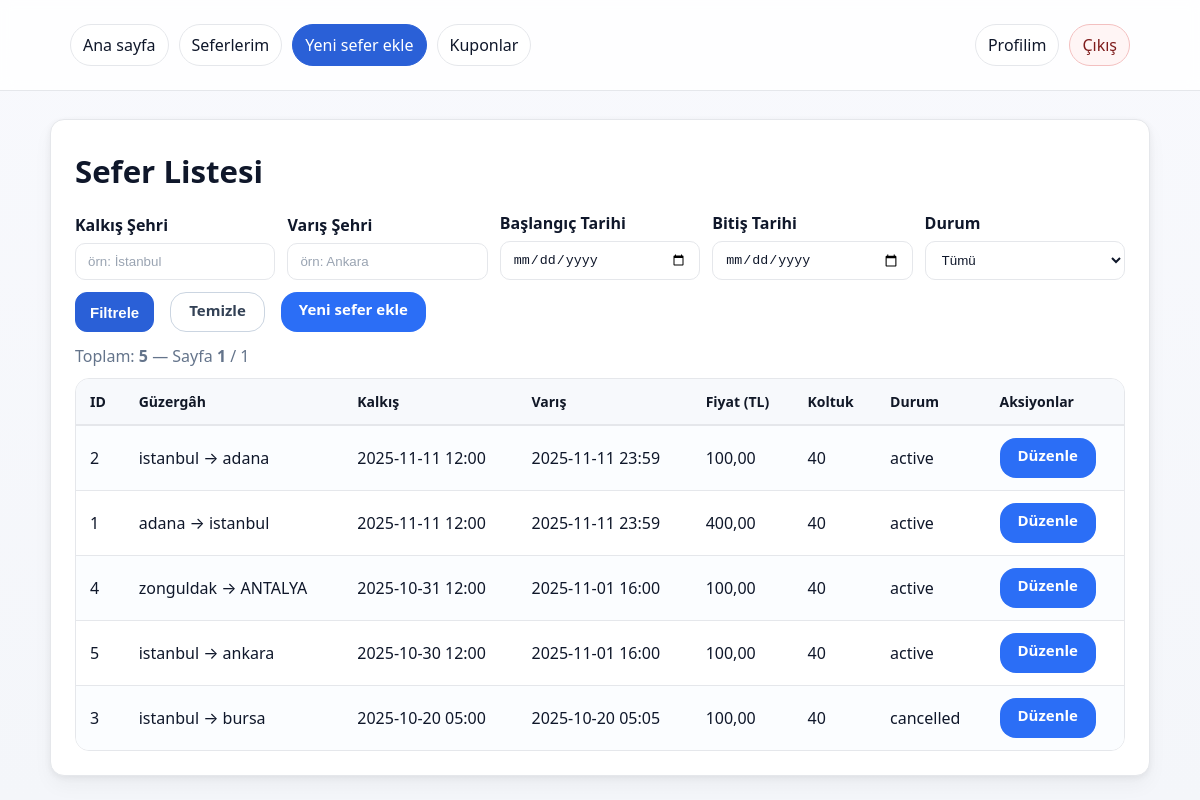
Screenshot of /pages/firma_sefer_listesi.php (signed in) with the database file from the repository.
### tables this page shows
CREATE TABLE trips (
        id          INTEGER PRIMARY KEY AUTOINCREMENT,
        firm_id     INTEGER NOT NULL,
        from_city   TEXT    NOT NULL,
        to_city     TEXT    NOT NULL,
        depart_at   TEXT    NOT NULL,
        arrive_at   TEXT,
        price_cents INTEGER NOT NULL,
        seat_count  INTEGER NOT NULL CHECK (seat_count > 0),
        status      TEXT    NOT NULL DEFAULT 'active' CHECK (status IN ('active','cancelled','past')),
        created_at  TEXT    NOT NULL DEFAULT (datetime('now')),
        FOREIGN KEY (firm_id) REFERENCES firms(id) ON DELETE CASCADE
    );

### inc/helpers.php (called while the page is built, shortened)
<?php
function e(?string $s): string {
    return htmlspecialchars((string)$s, ENT_QUOTES, 'UTF-8');
}

### inc/auth.php (called while the page is built, shortened)
<?php
function current_user(): ?array {
    return $_SESSION['user'] ?? null;
}

### pages/firma_sefer_listesi.php (the view, shortened to what this page needs)
<?php
require dirname(__DIR__) . '/inc/auth.php';
require dirname(__DIR__) . '/inc/nav.php';
$u   = current_user();
$pdo = db();
$from_city = trim($_GET['from_city'] ?? '');
$to_city   = trim($_GET['to_city']   ?? '');
$date_min  = trim($_GET['date_min']  ?? '');
$date_max  = trim($_GET['date_max']  ?? '');
$page     = isset($_GET['p']) ? (int)$_GET['p'] : 1;
$per_page = 10;
$offset   = ($page - 1) * $per_page;
$where  = ["t.firm_id = ?"];
$params = [(int)$u['firm_id']];
$where_sql = implode(' AND ', $where);
$stc = $pdo->prepare("SELECT COUNT(*) FROM trips t WHERE {$where_sql}");
$stc->execute($params);
$total = (int)$stc->fetchColumn();
$total_pages = max(1, (int)ceil($total / $per_page));
$sql = "
SELECT t.id, t.from_city, t.to_city, t.depart_at, t.arrive_at, t.price_cents, t.seat_count, t.status
FROM trips t
WHERE {$where_sql}
ORDER BY t.depart_at DESC, t.id DESC
LIMIT :limit OFFSET :offset
";
$st = $pdo->prepare($sql);
foreach ($params as $i=>$v) $st->bindValue($i+1,$v);
$st->bindValue(':limit',  $per_page, PDO::PARAM_INT);
$st->bindValue(':offset', $offset,   PDO::PARAM_INT);
$st->execute();
$rows = $st->fetchAll();
?>
<!doctype html>
<html lang="tr">
<head>
  <link rel="stylesheet" href="<?= e(BASE_URL) ?>/css/styles.css">
</head>
<body>
  <?= nav_html(); ?>
  <main class="container" style="padding:28px 0">
    <section class="card">
      <h1>Sefer Listesi</h1>
      <form method="get" style="margin:12px 0">
        <div style="display:grid;grid-template-columns:repeat(5,minmax(0,1fr));gap:12px;align-items:end">
          <label>Kalkış Şehri <input type="text" name="from_city" value="<?= e($from_city) ?>" placeholder="örn: İstanbul"></label>
          <label>Varış Şehri   <input type="text" name="to_city"   value="<?= e($to_city)   ?>" placeholder="örn: Ankara"></label>
          <label>Başlangıç Tarihi <input type="date" name="date_min" value="<?= e($date_min) ?>"></label>
          <label>Bitiş Tarihi     <input type="date" name="date_max" value="<?= e($date_max) ?>"></label>
          <label>Durum
            <select name="status">
              <option value="">Tümü</option>
            </select>
          </label>
        </div>
        <div class="btn-row" style="margin-top:12px">
          <button type="submit">Filtrele</button>
          <a class="btn outline" href="<?= e(BASE_URL) ?>/pages/firma_sefer_listesi.php">Temizle</a>
          <a class="btn" href="<?= e(BASE_URL) ?>/pages/firma_sefer_ekle.php">Yeni sefer ekle</a>
        </div>
      </form>
      <div style="margin:10px 0;color:#64748b">
        Toplam: <b><?= e((string)$total) ?></b> — Sayfa <b><?= e((string)$page) ?></b> / <?= e((string)$total_pages) ?>
      </div>
      <div style="overflow:auto">
        <table>
          <thead>
            <tr>
              <th>ID</th>
              <th>Güzergâh</th>
              <th>Kalkış</th>
              <th>Varış</th>
              <th>Fiyat (TL)</th>
              <th>Koltuk</th>
              <th>Durum</th>
              <th>Aksiyonlar</th>
            </tr>
          </thead>
          <tbody>
          <?php if (!$rows): ?>
            <tr><td colspan="8">Kayıt bulunamadı.</td></tr>
          <?php else: foreach ($rows as $r): ?>
            <tr>
              <td><?= e((string)$r['id']) ?></td>
              <td><?= e($r['from_city'].' → '.$r['to_city']) ?></td>
              <td><?= e($r['depart_at']) ?></td>
              <td><?= e((string)($r['arrive_at'] ?? '')) ?></td>
              <td><?= e(number_format($r['price_cents']/100,2,',','.')) ?></td>
              <td><?= e((string)$r['seat_count']) ?></td>
              <td><?= e($r['status']) ?></td>
              <td>
                <div class="table-actions">
                  <a class="btn" href="<?= e(BASE_URL) ?>/pages/sefer_duzenle.php?id=<?= e((string)$r['id']) ?>">Düzenle</a>
                </div>
              </td>
            </tr>
          <?php endforeach; endif; ?>
          </tbody>
        </table>
      </div>
    </section>
  </main>
</body>
</html>

### css/styles.css (style rules this page uses)
:root { --bg: #f4f6fa; --bg-grad: #f8f9fd; --surface: #ffffff; --text: #0f172a; --muted: #667085; --border: #e5e7eb; --primary: #2e6be6; --primary-600:#2059cc; --primary-50: #eef3ff; --success: #16a34a; --danger: #e54848; --shadow: 0 10px 20px rgba(2,6,23,.04), 0 2px 6px rgba(2,6,23,.06); --radius: 14px; --radius-sm: 10px; }
* { box-sizing:border-box }
html,body { height:100% }
body { margin:0; font-family: ui-sans-serif, system-ui, -apple-system, "Segoe UI", Roboto, "Helvetica Neue", Arial; color:var(--text); background: linear-gradient(180deg, var(--bg-grad) 0%, var(--bg) 100%); line-height:1.5; }
a { color:var(--primary); text-decoration:none }
.container { max-width:1100px;margin:0 auto;padding:24px 20px }
.card { background:var(--surface); border:1px solid var(--border); border-radius:var(--radius); box-shadow:var(--shadow); padding:24px; }
h1 { font-size:clamp(28px,2.6vw,40px);margin:4px 0 16px }
button, .btn { appearance:none; border:1px solid var(--primary); background:var(--primary); color:#fff; padding:9px 14px; border-radius:10px; font-weight:600; cursor:pointer; transition:all .15s ease; }
.btn.outline { background:#fff; color:var(--text); border-color:var(--border) }
label { display:grid; gap:6px; color:var(--text); font-weight:600 }
input, select, textarea { width:100%; padding:10px 12px; border:1px solid var(--border); border-radius:10px; background:#fff; color:var(--text); outline:none; transition:border-color .15s, box-shadow .15s; }
input::placeholder, textarea::placeholder { color:#9aa4b2 }
table { width:100%; border-collapse:separate; border-spacing:0; background:#fff; border:1px solid var(--border); border-radius:var(--radius); overflow:hidden; }
thead th { text-align:left; font-size:14px; color:#111827; background:#f7f9fc; border-bottom:1px solid var(--border); padding:12px 14px; }
tbody td { padding:12px 14px; border-top:1px solid var(--border) }
tbody tr:nth-child(odd) { background:#fbfdff }
button, .btn { display:inline-flex; align-items:center; justify-content:center; gap:8px; height:40px; padding:0 14px; font-size:15px; line-height:1; white-space:nowrap; border-radius:12px; }
.btn + .btn, button + .btn, .btn + button, button + button { margin-left:8px; }
.btn-row, .form-actions { display:flex; flex-wrap:wrap; gap:8px; }
.table-actions { display:flex; gap:8px; flex-wrap:wrap; }
:root { --primary: #2a60d7; --primary-600:#1d4fc1; }
.btn { padding:10px 18px; border-radius:16px; background:#2b6ef6; color:white; text-decoration:none; border:none; display:inline-block; }
.btn.outline { background:transparent; color:#334155; border:1px solid #cbd5e1; }

### rows the page displays
trips: id "2", from_city+to_city "istanbul → adana", depart_at "2025-11-11 12:00", arrive_at "2025-11-11 23:59", $r['price_cents']/100 "100,00", seat_count "40", status "active"
trips: id "1", from_city+to_city "adana → istanbul", depart_at "2025-11-11 12:00", arrive_at "2025-11-11 23:59", $r['price_cents']/100 "400,00", seat_count "40", status "active"
trips: id "4", from_city+to_city "zonguldak → ANTALYA", depart_at "2025-10-31 12:00", arrive_at "2025-11-01 16:00", $r['price_cents']/100 "100,00", seat_count "40", status "active"
trips: id "5", from_city+to_city "istanbul → ankara", depart_at "2025-10-30 12:00", arrive_at "2025-11-01 16:00", $r['price_cents']/100 "100,00", seat_count "40", status "active"
trips: id "3", from_city+to_city "istanbul → bursa", depart_at "2025-10-20 05:00", arrive_at "2025-10-20 05:05", $r['price_cents']/100 "100,00", seat_count "40", status "cancelled"

### other values shown
$total "5"
$page "1"
$total_pages "1"
